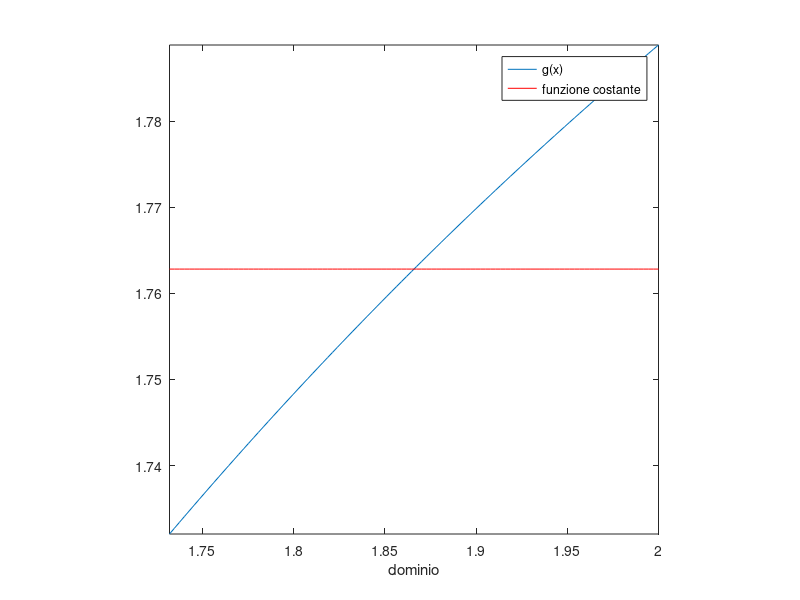

Recreate this plot in MATLAB.
% Esercizio 3
close all
clear
clc
format long e

% dati
a=sqrt(3);
b=2;
g=@(x) 2*x./sqrt(x.^2+1);

% grafico
ascisse=linspace(a,b);
ordinate=g(ascisse);
plot(ascisse,ordinate)
hold on
pmedio=(a+b)/2;
plot(ascisse,g(pmedio)*ones(size(ascisse)),'r')
legend('g(x)','funzione costante')
xlabel('dominio')
axis square
axis([a b min(ordinate) max(ordinate)])

% formula del punto medio semplice
I_ms=g(pmedio)*(b-a);
% integrazione con "quad"
I_quad=quad(g,a,b);
% confronto
E=abs(I_ms-I_quad);
% % integrazione esatto
% gg=@(x) 2*sqrt(x.^2+1);
% I_esatto=gg(b)-gg(a)

% formula del punto medio composita
err_mc=[];
for m=10:10:100 %numero di sottointervalli della decomposizione
    h=(b-a)/m;
    x=a+h/2:h:b;
    y=g(x);
    int=h*sum(y);
    err_mc = [err_mc; abs(I_quad - int)];
end
format short e
[[10:10:100]; err_mc']


